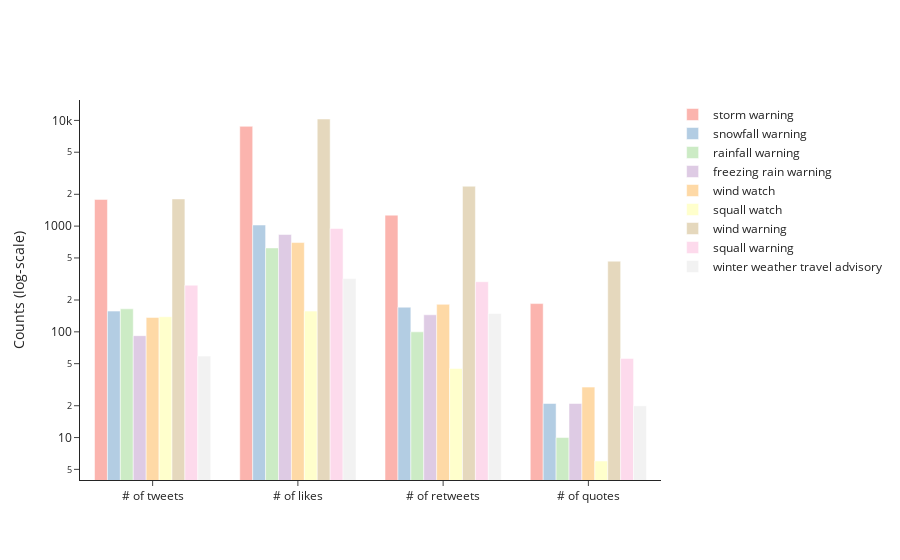
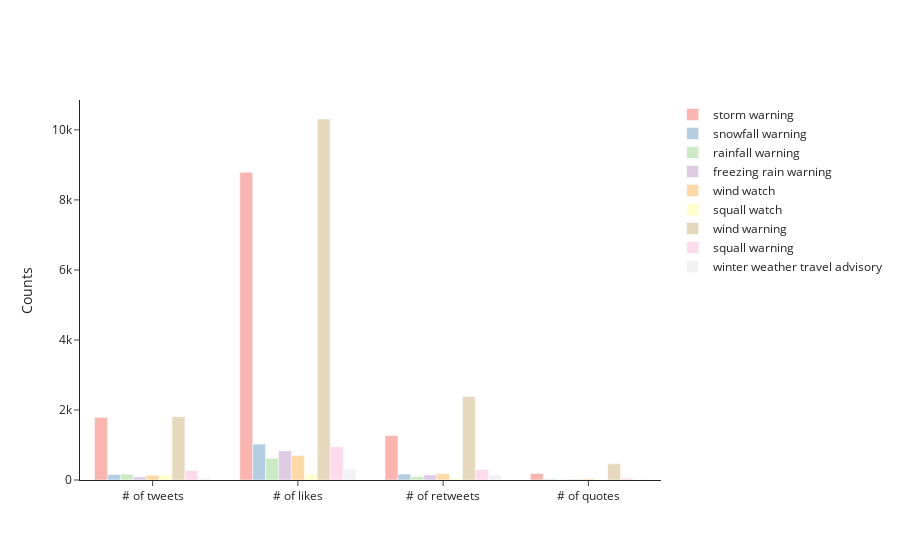

Notebook code cell kept with these figures, in order:
### Code cell
# counts
fig_counts = go.Figure()
for s in sames:
  xx = ['tweet', 'like', 'retweet', 'quote']
  x = [f"# of {_x}s" for _x in xx]
  y = [same_stats[s][f"{_x}_count"] for _x in xx]
  fig_counts.add_trace(go.Bar(x=x, y=y, name=s, marker_color=color_map[s]))
fig_counts.update_layout(template='simple_white')
fig_counts.update_yaxes(type="log", title="Counts (log-scale)")
fig_counts.show()
fig_counts.update_yaxes(type="linear", title="Counts")
fig_counts.show()

### Figure 1 — Plotly figure (JSON) as saved in the notebook; plotly's stock layout.template omitted (floating-point values rounded to 4 significant figures)
{"data": [{"marker": {"color": "rgb(251,180,174)"}, "name": "storm warning", "type": "bar", "x": ["# of tweets", "# of likes", "# of retweets", "# of quotes"], "y": [1789, 8792, 1270, 185]}, {"marker": {"color": "rgb(179,205,227)"}, "name": "snowfall warning", "type": "bar", "x": ["# of tweets", "# of likes", "# of retweets", "# of quotes"], "y": [157, 1024, 171, 21]}, {"marker": {"color": "rgb(204,235,197)"}, "name": "rainfall warning", "type": "bar", "x": ["# of tweets", "# of likes", "# of retweets", "# of quotes"], "y": [165, 622, 100, 10]}, {"marker": {"color": "rgb(222,203,228)"}, "name": "freezing rain warning", "type": "bar", "x": ["# of tweets", "# of likes", "# of retweets", "# of quotes"], "y": [92, 834, 145, 21]}, {"marker": {"color": "rgb(254,217,166)"}, "name": "wind watch", "type": "bar", "x": ["# of tweets", "# of likes", "# of retweets", "# of quotes"], "y": [137, 699, 182, 30]}, {"marker": {"color": "rgb(255,255,204)"}, "name": "squall watch", "type": "bar", "x": ["# of tweets", "# of likes", "# of retweets", "# of quotes"], "y": [139, 157, 45, 6]}, {"marker": {"color": "rgb(229,216,189)"}, "name": "wind warning", "type": "bar", "x": ["# of tweets", "# of likes", "# of retweets", "# of quotes"], "y": [1808, 10311, 2384, 466]}, {"marker": {"color": "rgb(253,218,236)"}, "name": "squall warning", "type": "bar", "x": ["# of tweets", "# of likes", "# of retweets", "# of quotes"], "y": [276, 950, 298, 56]}, {"marker": {"color": "rgb(242,242,242)"}, "name": "winter weather travel advisory", "type": "bar", "x": ["# of tweets", "# of likes", "# of retweets", "# of quotes"], "y": [59, 319, 149, 20]}], "layout": {"yaxis": {"title": {"text": "Counts (log-scale)"}, "type": "log"}}}

### Figure 2 — Plotly figure (JSON) as saved in the notebook; plotly's stock layout.template omitted (floating-point values rounded to 4 significant figures)
{"data": [{"marker": {"color": "rgb(251,180,174)"}, "name": "storm warning", "type": "bar", "x": ["# of tweets", "# of likes", "# of retweets", "# of quotes"], "y": [1789, 8792, 1270, 185]}, {"marker": {"color": "rgb(179,205,227)"}, "name": "snowfall warning", "type": "bar", "x": ["# of tweets", "# of likes", "# of retweets", "# of quotes"], "y": [157, 1024, 171, 21]}, {"marker": {"color": "rgb(204,235,197)"}, "name": "rainfall warning", "type": "bar", "x": ["# of tweets", "# of likes", "# of retweets", "# of quotes"], "y": [165, 622, 100, 10]}, {"marker": {"color": "rgb(222,203,228)"}, "name": "freezing rain warning", "type": "bar", "x": ["# of tweets", "# of likes", "# of retweets", "# of quotes"], "y": [92, 834, 145, 21]}, {"marker": {"color": "rgb(254,217,166)"}, "name": "wind watch", "type": "bar", "x": ["# of tweets", "# of likes", "# of retweets", "# of quotes"], "y": [137, 699, 182, 30]}, {"marker": {"color": "rgb(255,255,204)"}, "name": "squall watch", "type": "bar", "x": ["# of tweets", "# of likes", "# of retweets", "# of quotes"], "y": [139, 157, 45, 6]}, {"marker": {"color": "rgb(229,216,189)"}, "name": "wind warning", "type": "bar", "x": ["# of tweets", "# of likes", "# of retweets", "# of quotes"], "y": [1808, 10311, 2384, 466]}, {"marker": {"color": "rgb(253,218,236)"}, "name": "squall warning", "type": "bar", "x": ["# of tweets", "# of likes", "# of retweets", "# of quotes"], "y": [276, 950, 298, 56]}, {"marker": {"color": "rgb(242,242,242)"}, "name": "winter weather travel advisory", "type": "bar", "x": ["# of tweets", "# of likes", "# of retweets", "# of quotes"], "y": [59, 319, 149, 20]}], "layout": {"yaxis": {"title": {"text": "Counts"}, "type": "linear"}}}
